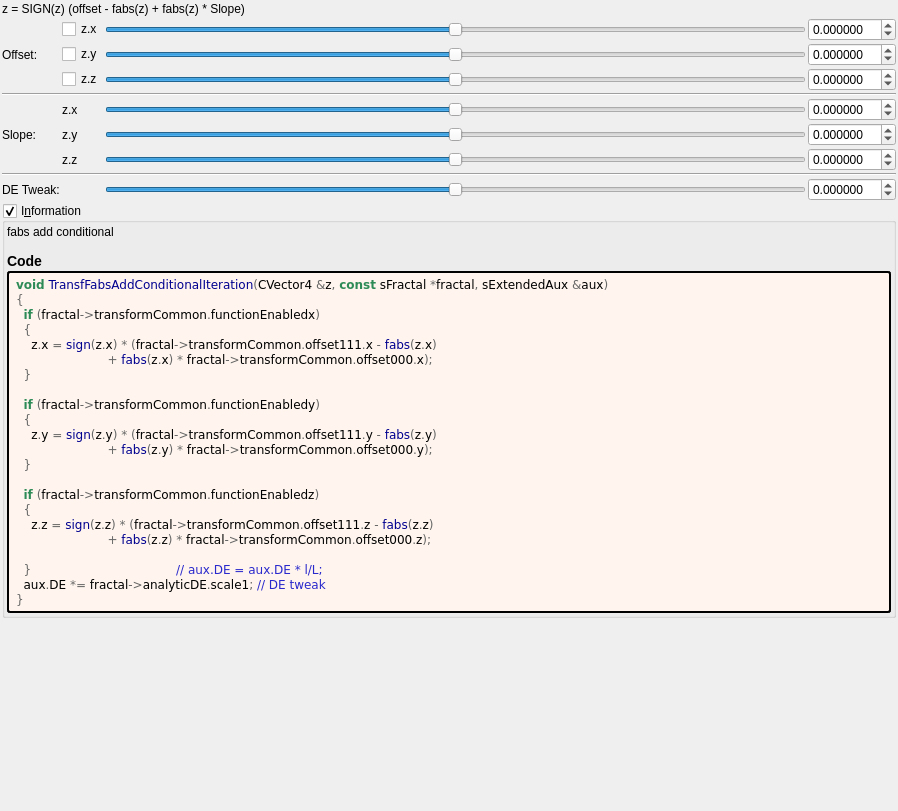
<?xml version="1.0" encoding="UTF-8"?>
<ui version="4.0">
 <class>transf_fabs_add_conditional</class>
 <widget class="QWidget" name="Form">
  <property name="geometry">
   <rect>
    <x>0</x>
    <y>0</y>
    <width>898</width>
    <height>811</height>
   </rect>
  </property>
  <property name="windowTitle">
   <string notr="true">transf_fabs_add_conditional</string>
  </property>
  <layout class="QVBoxLayout" name="verticalLayout">
   <property name="spacing">
    <number>2</number>
   </property>
   <property name="leftMargin">
    <number>2</number>
   </property>
   <property name="topMargin">
    <number>2</number>
   </property>
   <property name="rightMargin">
    <number>2</number>
   </property>
   <property name="bottomMargin">
    <number>2</number>
   </property>
   <item>
    <widget class="QLabel" name="label_133">
     <property name="text">
      <string>z = SIGN(z) (offset - fabs(z) + fabs(z) * Slope)</string>
     </property>
    </widget>
   </item>
   <item>
    <layout class="QGridLayout" name="gridLayout">
     <property name="spacing">
      <number>2</number>
     </property>
     <item row="11" column="0" colspan="4">
      <widget class="Line" name="line_3">
       <property name="orientation">
        <enum>Qt::Horizontal</enum>
       </property>
      </widget>
     </item>
     <item row="4" column="0">
      <widget class="QLabel" name="label_108">
       <property name="text">
        <string>Offset:</string>
       </property>
      </widget>
     </item>
     <item row="13" column="3">
      <widget class="MyDoubleSpinBox" name="spinbox_analyticDE_scale_1">
       <property name="sizePolicy">
        <sizepolicy hsizetype="Minimum" vsizetype="Maximum">
         <horstretch>0</horstretch>
         <verstretch>0</verstretch>
        </sizepolicy>
       </property>
       <property name="prefix">
        <string/>
       </property>
       <property name="suffix">
        <string/>
       </property>
       <property name="decimals">
        <number>6</number>
       </property>
       <property name="minimum">
        <double>-99.989999999999995</double>
       </property>
       <property name="maximum">
        <double>99.989999999999995</double>
       </property>
       <property name="singleStep">
        <double>0.100000000000000</double>
       </property>
      </widget>
     </item>
     <item row="9" column="1">
      <widget class="QLabel" name="label_117">
       <property name="text">
        <string notr="true">z.y</string>
       </property>
      </widget>
     </item>
     <item row="8" column="3">
      <widget class="MyDoubleSpinBox" name="spinbox3_transf_offset_000_x">
       <property name="sizePolicy">
        <sizepolicy hsizetype="Minimum" vsizetype="Maximum">
         <horstretch>0</horstretch>
         <verstretch>0</verstretch>
        </sizepolicy>
       </property>
       <property name="prefix">
        <string/>
       </property>
       <property name="suffix">
        <string/>
       </property>
       <property name="decimals">
        <number>6</number>
       </property>
       <property name="minimum">
        <double>-99.989999999999995</double>
       </property>
       <property name="maximum">
        <double>99.989999999999995</double>
       </property>
       <property name="singleStep">
        <double>0.100000000000000</double>
       </property>
      </widget>
     </item>
     <item row="4" column="3">
      <widget class="MyDoubleSpinBox" name="spinbox3_transf_offset_111_y">
       <property name="sizePolicy">
        <sizepolicy hsizetype="Minimum" vsizetype="Maximum">
         <horstretch>0</horstretch>
         <verstretch>0</verstretch>
        </sizepolicy>
       </property>
       <property name="prefix">
        <string/>
       </property>
       <property name="suffix">
        <string/>
       </property>
       <property name="decimals">
        <number>6</number>
       </property>
       <property name="minimum">
        <double>-99.989999999999995</double>
       </property>
       <property name="maximum">
        <double>99.989999999999995</double>
       </property>
       <property name="singleStep">
        <double>0.100000000000000</double>
       </property>
      </widget>
     </item>
     <item row="4" column="2">
      <widget class="QSlider" name="slider3_transf_offset_111_y">
       <property name="sizePolicy">
        <sizepolicy hsizetype="Expanding" vsizetype="Maximum">
         <horstretch>0</horstretch>
         <verstretch>0</verstretch>
        </sizepolicy>
       </property>
       <property name="minimum">
        <number>-10000000</number>
       </property>
       <property name="maximum">
        <number>10000000</number>
       </property>
       <property name="value">
        <number>0</number>
       </property>
       <property name="sliderPosition">
        <number>0</number>
       </property>
       <property name="orientation">
        <enum>Qt::Horizontal</enum>
       </property>
      </widget>
     </item>
     <item row="8" column="1">
      <widget class="QLabel" name="label_116">
       <property name="text">
        <string notr="true">z.x</string>
       </property>
      </widget>
     </item>
     <item row="8" column="2">
      <widget class="QSlider" name="slider3_transf_offset_000_x">
       <property name="sizePolicy">
        <sizepolicy hsizetype="Expanding" vsizetype="Maximum">
         <horstretch>0</horstretch>
         <verstretch>0</verstretch>
        </sizepolicy>
       </property>
       <property name="minimum">
        <number>-10000000</number>
       </property>
       <property name="maximum">
        <number>10000000</number>
       </property>
       <property name="value">
        <number>0</number>
       </property>
       <property name="sliderPosition">
        <number>0</number>
       </property>
       <property name="orientation">
        <enum>Qt::Horizontal</enum>
       </property>
      </widget>
     </item>
     <item row="9" column="0">
      <widget class="QLabel" name="label_119">
       <property name="text">
        <string>Slope:</string>
       </property>
      </widget>
     </item>
     <item row="10" column="1">
      <widget class="QLabel" name="label_118">
       <property name="text">
        <string notr="true">z.z</string>
       </property>
      </widget>
     </item>
     <item row="10" column="3">
      <widget class="MyDoubleSpinBox" name="spinbox3_transf_offset_000_z">
       <property name="sizePolicy">
        <sizepolicy hsizetype="Minimum" vsizetype="Maximum">
         <horstretch>0</horstretch>
         <verstretch>0</verstretch>
        </sizepolicy>
       </property>
       <property name="prefix">
        <string/>
       </property>
       <property name="suffix">
        <string/>
       </property>
       <property name="decimals">
        <number>6</number>
       </property>
       <property name="minimum">
        <double>-99.989999999999995</double>
       </property>
       <property name="maximum">
        <double>99.989999999999995</double>
       </property>
       <property name="singleStep">
        <double>0.100000000000000</double>
       </property>
      </widget>
     </item>
     <item row="9" column="2">
      <widget class="QSlider" name="slider3_transf_offset_000_y">
       <property name="sizePolicy">
        <sizepolicy hsizetype="Expanding" vsizetype="Maximum">
         <horstretch>0</horstretch>
         <verstretch>0</verstretch>
        </sizepolicy>
       </property>
       <property name="minimum">
        <number>-10000000</number>
       </property>
       <property name="maximum">
        <number>10000000</number>
       </property>
       <property name="value">
        <number>0</number>
       </property>
       <property name="sliderPosition">
        <number>0</number>
       </property>
       <property name="orientation">
        <enum>Qt::Horizontal</enum>
       </property>
      </widget>
     </item>
     <item row="13" column="2">
      <widget class="QSlider" name="slider_analyticDE_scale_1">
       <property name="sizePolicy">
        <sizepolicy hsizetype="Expanding" vsizetype="Maximum">
         <horstretch>0</horstretch>
         <verstretch>0</verstretch>
        </sizepolicy>
       </property>
       <property name="minimum">
        <number>-10000000</number>
       </property>
       <property name="maximum">
        <number>10000000</number>
       </property>
       <property name="value">
        <number>0</number>
       </property>
       <property name="sliderPosition">
        <number>0</number>
       </property>
       <property name="orientation">
        <enum>Qt::Horizontal</enum>
       </property>
      </widget>
     </item>
     <item row="5" column="2">
      <widget class="QSlider" name="slider3_transf_offset_111_z">
       <property name="sizePolicy">
        <sizepolicy hsizetype="Expanding" vsizetype="Maximum">
         <horstretch>0</horstretch>
         <verstretch>0</verstretch>
        </sizepolicy>
       </property>
       <property name="minimum">
        <number>-10000000</number>
       </property>
       <property name="maximum">
        <number>10000000</number>
       </property>
       <property name="value">
        <number>0</number>
       </property>
       <property name="sliderPosition">
        <number>0</number>
       </property>
       <property name="orientation">
        <enum>Qt::Horizontal</enum>
       </property>
      </widget>
     </item>
     <item row="3" column="2">
      <widget class="QSlider" name="slider3_transf_offset_111_x">
       <property name="sizePolicy">
        <sizepolicy hsizetype="Expanding" vsizetype="Maximum">
         <horstretch>0</horstretch>
         <verstretch>0</verstretch>
        </sizepolicy>
       </property>
       <property name="minimum">
        <number>-10000000</number>
       </property>
       <property name="maximum">
        <number>10000000</number>
       </property>
       <property name="value">
        <number>0</number>
       </property>
       <property name="sliderPosition">
        <number>0</number>
       </property>
       <property name="orientation">
        <enum>Qt::Horizontal</enum>
       </property>
      </widget>
     </item>
     <item row="9" column="3">
      <widget class="MyDoubleSpinBox" name="spinbox3_transf_offset_000_y">
       <property name="sizePolicy">
        <sizepolicy hsizetype="Minimum" vsizetype="Maximum">
         <horstretch>0</horstretch>
         <verstretch>0</verstretch>
        </sizepolicy>
       </property>
       <property name="prefix">
        <string/>
       </property>
       <property name="suffix">
        <string/>
       </property>
       <property name="decimals">
        <number>6</number>
       </property>
       <property name="minimum">
        <double>-99.989999999999995</double>
       </property>
       <property name="maximum">
        <double>99.989999999999995</double>
       </property>
       <property name="singleStep">
        <double>0.100000000000000</double>
       </property>
      </widget>
     </item>
     <item row="7" column="0" colspan="4">
      <widget class="Line" name="line_7">
       <property name="orientation">
        <enum>Qt::Horizontal</enum>
       </property>
      </widget>
     </item>
     <item row="4" column="1">
      <widget class="MyCheckBox" name="checkBox_transf_function_enabledy">
       <property name="text">
        <string notr="true">z.y</string>
       </property>
      </widget>
     </item>
     <item row="10" column="2">
      <widget class="QSlider" name="slider3_transf_offset_000_z">
       <property name="sizePolicy">
        <sizepolicy hsizetype="Expanding" vsizetype="Maximum">
         <horstretch>0</horstretch>
         <verstretch>0</verstretch>
        </sizepolicy>
       </property>
       <property name="minimum">
        <number>-10000000</number>
       </property>
       <property name="maximum">
        <number>10000000</number>
       </property>
       <property name="value">
        <number>0</number>
       </property>
       <property name="sliderPosition">
        <number>0</number>
       </property>
       <property name="orientation">
        <enum>Qt::Horizontal</enum>
       </property>
      </widget>
     </item>
     <item row="3" column="3">
      <widget class="MyDoubleSpinBox" name="spinbox3_transf_offset_111_x">
       <property name="sizePolicy">
        <sizepolicy hsizetype="Minimum" vsizetype="Maximum">
         <horstretch>0</horstretch>
         <verstretch>0</verstretch>
        </sizepolicy>
       </property>
       <property name="prefix">
        <string/>
       </property>
       <property name="suffix">
        <string/>
       </property>
       <property name="decimals">
        <number>6</number>
       </property>
       <property name="minimum">
        <double>-99.989999999999995</double>
       </property>
       <property name="maximum">
        <double>99.989999999999995</double>
       </property>
       <property name="singleStep">
        <double>0.100000000000000</double>
       </property>
      </widget>
     </item>
     <item row="5" column="3">
      <widget class="MyDoubleSpinBox" name="spinbox3_transf_offset_111_z">
       <property name="sizePolicy">
        <sizepolicy hsizetype="Minimum" vsizetype="Maximum">
         <horstretch>0</horstretch>
         <verstretch>0</verstretch>
        </sizepolicy>
       </property>
       <property name="prefix">
        <string/>
       </property>
       <property name="suffix">
        <string/>
       </property>
       <property name="decimals">
        <number>6</number>
       </property>
       <property name="minimum">
        <double>-99.989999999999995</double>
       </property>
       <property name="maximum">
        <double>99.989999999999995</double>
       </property>
       <property name="singleStep">
        <double>0.100000000000000</double>
       </property>
      </widget>
     </item>
     <item row="5" column="1">
      <widget class="MyCheckBox" name="checkBox_transf_function_enabledz">
       <property name="text">
        <string notr="true">z.z</string>
       </property>
      </widget>
     </item>
     <item row="13" column="0">
      <widget class="QLabel" name="label_112">
       <property name="text">
        <string>DE Tweak:</string>
       </property>
      </widget>
     </item>
     <item row="3" column="1">
      <widget class="MyCheckBox" name="checkBox_transf_function_enabledx">
       <property name="text">
        <string notr="true">z.x</string>
       </property>
      </widget>
     </item>
    </layout>
   </item>
   <item>
    <widget class="MyGroupBox" name="groupCheck_info">
     <property name="title">
      <string>I&amp;nformation</string>
     </property>
     <property name="flat">
      <bool>false</bool>
     </property>
     <property name="checkable">
      <bool>true</bool>
     </property>
     <layout class="QVBoxLayout" name="verticalLayout_2">
      <property name="spacing">
       <number>2</number>
      </property>
      <property name="leftMargin">
       <number>2</number>
      </property>
      <property name="topMargin">
       <number>2</number>
      </property>
      <property name="rightMargin">
       <number>2</number>
      </property>
      <property name="bottomMargin">
       <number>2</number>
      </property>
      <item>
	   <widget class="QLabel" name="label_information_general">
	    <property name="text">
		 <string notr="true">&lt;p&gt;fabs add conditional&lt;/p&gt;&lt;table&gt;
&lt;/table&gt;
&lt;h3&gt;Code&lt;/h3&gt;</string>
		</property>
		<property name="wordWrap">
		 <bool>true</bool>
		</property>
		<property name="openExternalLinks">
		 <bool>true</bool>
		</property>
		<property name="textInteractionFlags">
		 <set>Qt::LinksAccessibleByMouse|Qt::TextSelectableByMouse</set>
		</property>
		</widget>
	   </item>
	   <item>
	    <widget class="QLabel" name="label_code_content">
		 <property name="text">
		  <string notr="true">&lt;body style=&quot;background-color:#fff5ee&quot;&gt;
&lt;pre style=&quot;color:#000000; background-color:#fff5ee;  font-family:'Courier New',monospace;&quot;&gt;&lt;span style=&quot;color:#2e8b57; font-weight:bold&quot;&gt;void&lt;/span&gt; &lt;span style=&quot;color:#00008f&quot;&gt;TransfFabsAddConditionalIteration&lt;/span&gt;&lt;span style=&quot;color:#676767&quot;&gt;(&lt;/span&gt;CVector4 &lt;span style=&quot;color:#676767&quot;&gt;&amp;amp;&lt;/span&gt;z&lt;span style=&quot;color:#676767&quot;&gt;,&lt;/span&gt; &lt;span style=&quot;color:#2e8b57; font-weight:bold&quot;&gt;const&lt;/span&gt; sFractal &lt;span style=&quot;color:#676767&quot;&gt;*&lt;/span&gt;fractal&lt;span style=&quot;color:#676767&quot;&gt;,&lt;/span&gt; sExtendedAux &lt;span style=&quot;color:#676767&quot;&gt;&amp;amp;&lt;/span&gt;aux&lt;span style=&quot;color:#676767&quot;&gt;)&lt;/span&gt;
&lt;span style=&quot;color:#676767&quot;&gt;{&lt;/span&gt;
  &lt;span style=&quot;color:#2e8b57; font-weight:bold&quot;&gt;if&lt;/span&gt; &lt;span style=&quot;color:#676767&quot;&gt;(&lt;/span&gt;fractal&lt;span style=&quot;color:#676767&quot;&gt;-&amp;gt;&lt;/span&gt;transformCommon&lt;span style=&quot;color:#676767&quot;&gt;.&lt;/span&gt;functionEnabledx&lt;span style=&quot;color:#676767&quot;&gt;)&lt;/span&gt;
  &lt;span style=&quot;color:#676767&quot;&gt;{&lt;/span&gt;
    z&lt;span style=&quot;color:#676767&quot;&gt;.&lt;/span&gt;x &lt;span style=&quot;color:#676767&quot;&gt;=&lt;/span&gt; &lt;span style=&quot;color:#00008f&quot;&gt;sign&lt;/span&gt;&lt;span style=&quot;color:#676767&quot;&gt;(&lt;/span&gt;z&lt;span style=&quot;color:#676767&quot;&gt;.&lt;/span&gt;x&lt;span style=&quot;color:#676767&quot;&gt;) * (&lt;/span&gt;fractal&lt;span style=&quot;color:#676767&quot;&gt;-&amp;gt;&lt;/span&gt;transformCommon&lt;span style=&quot;color:#676767&quot;&gt;.&lt;/span&gt;offset111&lt;span style=&quot;color:#676767&quot;&gt;.&lt;/span&gt;x &lt;span style=&quot;color:#676767&quot;&gt;-&lt;/span&gt; &lt;span style=&quot;color:#00008f&quot;&gt;fabs&lt;/span&gt;&lt;span style=&quot;color:#676767&quot;&gt;(&lt;/span&gt;z&lt;span style=&quot;color:#676767&quot;&gt;.&lt;/span&gt;x&lt;span style=&quot;color:#676767&quot;&gt;)&lt;/span&gt;
                        &lt;span style=&quot;color:#676767&quot;&gt;+&lt;/span&gt; &lt;span style=&quot;color:#00008f&quot;&gt;fabs&lt;/span&gt;&lt;span style=&quot;color:#676767&quot;&gt;(&lt;/span&gt;z&lt;span style=&quot;color:#676767&quot;&gt;.&lt;/span&gt;x&lt;span style=&quot;color:#676767&quot;&gt;) *&lt;/span&gt; fractal&lt;span style=&quot;color:#676767&quot;&gt;-&amp;gt;&lt;/span&gt;transformCommon&lt;span style=&quot;color:#676767&quot;&gt;.&lt;/span&gt;offset000&lt;span style=&quot;color:#676767&quot;&gt;.&lt;/span&gt;x&lt;span style=&quot;color:#676767&quot;&gt;);&lt;/span&gt;
  &lt;span style=&quot;color:#676767&quot;&gt;}&lt;/span&gt;

  &lt;span style=&quot;color:#2e8b57; font-weight:bold&quot;&gt;if&lt;/span&gt; &lt;span style=&quot;color:#676767&quot;&gt;(&lt;/span&gt;fractal&lt;span style=&quot;color:#676767&quot;&gt;-&amp;gt;&lt;/span&gt;transformCommon&lt;span style=&quot;color:#676767&quot;&gt;.&lt;/span&gt;functionEnabledy&lt;span style=&quot;color:#676767&quot;&gt;)&lt;/span&gt;
  &lt;span style=&quot;color:#676767&quot;&gt;{&lt;/span&gt;
    z&lt;span style=&quot;color:#676767&quot;&gt;.&lt;/span&gt;y &lt;span style=&quot;color:#676767&quot;&gt;=&lt;/span&gt; &lt;span style=&quot;color:#00008f&quot;&gt;sign&lt;/span&gt;&lt;span style=&quot;color:#676767&quot;&gt;(&lt;/span&gt;z&lt;span style=&quot;color:#676767&quot;&gt;.&lt;/span&gt;y&lt;span style=&quot;color:#676767&quot;&gt;) * (&lt;/span&gt;fractal&lt;span style=&quot;color:#676767&quot;&gt;-&amp;gt;&lt;/span&gt;transformCommon&lt;span style=&quot;color:#676767&quot;&gt;.&lt;/span&gt;offset111&lt;span style=&quot;color:#676767&quot;&gt;.&lt;/span&gt;y &lt;span style=&quot;color:#676767&quot;&gt;-&lt;/span&gt; &lt;span style=&quot;color:#00008f&quot;&gt;fabs&lt;/span&gt;&lt;span style=&quot;color:#676767&quot;&gt;(&lt;/span&gt;z&lt;span style=&quot;color:#676767&quot;&gt;.&lt;/span&gt;y&lt;span style=&quot;color:#676767&quot;&gt;)&lt;/span&gt;
                        &lt;span style=&quot;color:#676767&quot;&gt;+&lt;/span&gt; &lt;span style=&quot;color:#00008f&quot;&gt;fabs&lt;/span&gt;&lt;span style=&quot;color:#676767&quot;&gt;(&lt;/span&gt;z&lt;span style=&quot;color:#676767&quot;&gt;.&lt;/span&gt;y&lt;span style=&quot;color:#676767&quot;&gt;) *&lt;/span&gt; fractal&lt;span style=&quot;color:#676767&quot;&gt;-&amp;gt;&lt;/span&gt;transformCommon&lt;span style=&quot;color:#676767&quot;&gt;.&lt;/span&gt;offset000&lt;span style=&quot;color:#676767&quot;&gt;.&lt;/span&gt;y&lt;span style=&quot;color:#676767&quot;&gt;);&lt;/span&gt;
  &lt;span style=&quot;color:#676767&quot;&gt;}&lt;/span&gt;

  &lt;span style=&quot;color:#2e8b57; font-weight:bold&quot;&gt;if&lt;/span&gt; &lt;span style=&quot;color:#676767&quot;&gt;(&lt;/span&gt;fractal&lt;span style=&quot;color:#676767&quot;&gt;-&amp;gt;&lt;/span&gt;transformCommon&lt;span style=&quot;color:#676767&quot;&gt;.&lt;/span&gt;functionEnabledz&lt;span style=&quot;color:#676767&quot;&gt;)&lt;/span&gt;
  &lt;span style=&quot;color:#676767&quot;&gt;{&lt;/span&gt;
    z&lt;span style=&quot;color:#676767&quot;&gt;.&lt;/span&gt;z &lt;span style=&quot;color:#676767&quot;&gt;=&lt;/span&gt; &lt;span style=&quot;color:#00008f&quot;&gt;sign&lt;/span&gt;&lt;span style=&quot;color:#676767&quot;&gt;(&lt;/span&gt;z&lt;span style=&quot;color:#676767&quot;&gt;.&lt;/span&gt;z&lt;span style=&quot;color:#676767&quot;&gt;) * (&lt;/span&gt;fractal&lt;span style=&quot;color:#676767&quot;&gt;-&amp;gt;&lt;/span&gt;transformCommon&lt;span style=&quot;color:#676767&quot;&gt;.&lt;/span&gt;offset111&lt;span style=&quot;color:#676767&quot;&gt;.&lt;/span&gt;z &lt;span style=&quot;color:#676767&quot;&gt;-&lt;/span&gt; &lt;span style=&quot;color:#00008f&quot;&gt;fabs&lt;/span&gt;&lt;span style=&quot;color:#676767&quot;&gt;(&lt;/span&gt;z&lt;span style=&quot;color:#676767&quot;&gt;.&lt;/span&gt;z&lt;span style=&quot;color:#676767&quot;&gt;)&lt;/span&gt;
                        &lt;span style=&quot;color:#676767&quot;&gt;+&lt;/span&gt; &lt;span style=&quot;color:#00008f&quot;&gt;fabs&lt;/span&gt;&lt;span style=&quot;color:#676767&quot;&gt;(&lt;/span&gt;z&lt;span style=&quot;color:#676767&quot;&gt;.&lt;/span&gt;z&lt;span style=&quot;color:#676767&quot;&gt;) *&lt;/span&gt; fractal&lt;span style=&quot;color:#676767&quot;&gt;-&amp;gt;&lt;/span&gt;transformCommon&lt;span style=&quot;color:#676767&quot;&gt;.&lt;/span&gt;offset000&lt;span style=&quot;color:#676767&quot;&gt;.&lt;/span&gt;z&lt;span style=&quot;color:#676767&quot;&gt;);&lt;/span&gt;

  &lt;span style=&quot;color:#676767&quot;&gt;}&lt;/span&gt;                                      &lt;span style=&quot;color:#2929cc&quot;&gt;// aux.DE = aux.DE * l/L;&lt;/span&gt;
  aux&lt;span style=&quot;color:#676767&quot;&gt;.&lt;/span&gt;DE &lt;span style=&quot;color:#676767&quot;&gt;*=&lt;/span&gt; fractal&lt;span style=&quot;color:#676767&quot;&gt;-&amp;gt;&lt;/span&gt;analyticDE&lt;span style=&quot;color:#676767&quot;&gt;.&lt;/span&gt;scale1&lt;span style=&quot;color:#676767&quot;&gt;;&lt;/span&gt; &lt;span style=&quot;color:#2929cc&quot;&gt;// DE tweak&lt;/span&gt;
&lt;span style=&quot;color:#676767&quot;&gt;}&lt;/span&gt;
&lt;/pre&gt;
&lt;/body&gt;</string>
		 </property>
		 <property name="wordWrap">
		  <bool>true</bool>
		 </property>
		 <property name="openExternalLinks">
		  <bool>true</bool>
		 </property>
		 <property name="textInteractionFlags">
		  <set>Qt::LinksAccessibleByMouse|Qt::TextSelectableByMouse</set>
		 </property>
		 <property name="styleSheet">
		  <string notr="true">border-style: outset; border-width: 2px; border-radius: 3px; border-color: black; background-color: #fff5ee; padding: 4px;</string>
		  </property>
		 </widget>
		</item>
	   </layout>
    </widget>
   </item>
   <item>
    <spacer name="verticalSpacer">
     <property name="orientation">
      <enum>Qt::Vertical</enum>
     </property>
     <property name="sizeHint" stdset="0">
      <size>
       <width>20</width>
       <height>40</height>
      </size>
     </property>
    </spacer>
   </item>
  </layout>
 </widget>
 <customwidgets>
  <customwidget>
   <class>MyGroupBox</class>
   <extends>QGroupBox</extends>
   <header>my_group_box.h</header>
   <container>1</container>
  </customwidget>
  <customwidget>
   <class>MyDoubleSpinBox</class>
   <extends>QDoubleSpinBox</extends>
   <header>my_double_spin_box.h</header>
  </customwidget>
  <customwidget>
   <class>MyCheckBox</class>
   <extends>QCheckBox</extends>
   <header>my_check_box.h</header>
  </customwidget>
 </customwidgets>
 <tabstops>
  <tabstop>checkBox_transf_function_enabledx</tabstop>
  <tabstop>slider3_transf_offset_111_x</tabstop>
  <tabstop>spinbox3_transf_offset_111_x</tabstop>
  <tabstop>checkBox_transf_function_enabledy</tabstop>
  <tabstop>slider3_transf_offset_111_y</tabstop>
  <tabstop>spinbox3_transf_offset_111_y</tabstop>
  <tabstop>checkBox_transf_function_enabledz</tabstop>
  <tabstop>slider3_transf_offset_111_z</tabstop>
  <tabstop>spinbox3_transf_offset_111_z</tabstop>
  <tabstop>slider3_transf_offset_000_x</tabstop>
  <tabstop>spinbox3_transf_offset_000_x</tabstop>
  <tabstop>slider3_transf_offset_000_y</tabstop>
  <tabstop>spinbox3_transf_offset_000_y</tabstop>
  <tabstop>slider3_transf_offset_000_z</tabstop>
  <tabstop>spinbox3_transf_offset_000_z</tabstop>
  <tabstop>slider_analyticDE_scale_1</tabstop>
  <tabstop>spinbox_analyticDE_scale_1</tabstop>
  <tabstop>groupCheck_info</tabstop>
 </tabstops>
 <resources/>
 <connections>
  <connection>
   <sender>checkBox_transf_function_enabledx</sender>
   <signal>toggled(bool)</signal>
   <receiver>slider3_transf_offset_111_x</receiver>
   <slot>setEnabled(bool)</slot>
   <hints>
    <hint type="sourcelabel">
     <x>107</x>
     <y>33</y>
    </hint>
    <hint type="destinationlabel">
     <x>549</x>
     <y>38</y>
    </hint>
   </hints>
  </connection>
  <connection>
   <sender>checkBox_transf_function_enabledx</sender>
   <signal>toggled(bool)</signal>
   <receiver>spinbox3_transf_offset_111_x</receiver>
   <slot>setEnabled(bool)</slot>
   <hints>
    <hint type="sourcelabel">
     <x>88</x>
     <y>30</y>
    </hint>
    <hint type="destinationlabel">
     <x>847</x>
     <y>35</y>
    </hint>
   </hints>
  </connection>
  <connection>
   <sender>checkBox_transf_function_enabledx</sender>
   <signal>toggled(bool)</signal>
   <receiver>slider3_transf_offset_000_x</receiver>
   <slot>setEnabled(bool)</slot>
   <hints>
    <hint type="sourcelabel">
     <x>84</x>
     <y>37</y>
    </hint>
    <hint type="destinationlabel">
     <x>225</x>
     <y>142</y>
    </hint>
   </hints>
  </connection>
  <connection>
   <sender>checkBox_transf_function_enabledx</sender>
   <signal>toggled(bool)</signal>
   <receiver>spinbox3_transf_offset_000_x</receiver>
   <slot>setEnabled(bool)</slot>
   <hints>
    <hint type="sourcelabel">
     <x>96</x>
     <y>37</y>
    </hint>
    <hint type="destinationlabel">
     <x>837</x>
     <y>134</y>
    </hint>
   </hints>
  </connection>
  <connection>
   <sender>checkBox_transf_function_enabledy</sender>
   <signal>toggled(bool)</signal>
   <receiver>spinbox3_transf_offset_111_y</receiver>
   <slot>setEnabled(bool)</slot>
   <hints>
    <hint type="sourcelabel">
     <x>103</x>
     <y>64</y>
    </hint>
    <hint type="destinationlabel">
     <x>831</x>
     <y>75</y>
    </hint>
   </hints>
  </connection>
  <connection>
   <sender>checkBox_transf_function_enabledy</sender>
   <signal>toggled(bool)</signal>
   <receiver>slider3_transf_offset_111_y</receiver>
   <slot>setEnabled(bool)</slot>
   <hints>
    <hint type="sourcelabel">
     <x>107</x>
     <y>61</y>
    </hint>
    <hint type="destinationlabel">
     <x>322</x>
     <y>72</y>
    </hint>
   </hints>
  </connection>
  <connection>
   <sender>checkBox_transf_function_enabledy</sender>
   <signal>toggled(bool)</signal>
   <receiver>spinbox3_transf_offset_000_y</receiver>
   <slot>setEnabled(bool)</slot>
   <hints>
    <hint type="sourcelabel">
     <x>99</x>
     <y>62</y>
    </hint>
    <hint type="destinationlabel">
     <x>843</x>
     <y>168</y>
    </hint>
   </hints>
  </connection>
  <connection>
   <sender>checkBox_transf_function_enabledy</sender>
   <signal>toggled(bool)</signal>
   <receiver>slider3_transf_offset_000_y</receiver>
   <slot>setEnabled(bool)</slot>
   <hints>
    <hint type="sourcelabel">
     <x>104</x>
     <y>71</y>
    </hint>
    <hint type="destinationlabel">
     <x>363</x>
     <y>174</y>
    </hint>
   </hints>
  </connection>
  <connection>
   <sender>checkBox_transf_function_enabledz</sender>
   <signal>toggled(bool)</signal>
   <receiver>spinbox3_transf_offset_111_z</receiver>
   <slot>setEnabled(bool)</slot>
   <hints>
    <hint type="sourcelabel">
     <x>78</x>
     <y>95</y>
    </hint>
    <hint type="destinationlabel">
     <x>843</x>
     <y>103</y>
    </hint>
   </hints>
  </connection>
  <connection>
   <sender>checkBox_transf_function_enabledz</sender>
   <signal>toggled(bool)</signal>
   <receiver>slider3_transf_offset_111_z</receiver>
   <slot>setEnabled(bool)</slot>
   <hints>
    <hint type="sourcelabel">
     <x>84</x>
     <y>95</y>
    </hint>
    <hint type="destinationlabel">
     <x>291</x>
     <y>104</y>
    </hint>
   </hints>
  </connection>
  <connection>
   <sender>checkBox_transf_function_enabledz</sender>
   <signal>toggled(bool)</signal>
   <receiver>spinbox3_transf_offset_000_z</receiver>
   <slot>setEnabled(bool)</slot>
   <hints>
    <hint type="sourcelabel">
     <x>83</x>
     <y>96</y>
    </hint>
    <hint type="destinationlabel">
     <x>837</x>
     <y>196</y>
    </hint>
   </hints>
  </connection>
  <connection>
   <sender>checkBox_transf_function_enabledz</sender>
   <signal>toggled(bool)</signal>
   <receiver>slider3_transf_offset_000_z</receiver>
   <slot>setEnabled(bool)</slot>
   <hints>
    <hint type="sourcelabel">
     <x>100</x>
     <y>92</y>
    </hint>
    <hint type="destinationlabel">
     <x>274</x>
     <y>194</y>
    </hint>
   </hints>
  </connection>
 </connections>
</ui>
